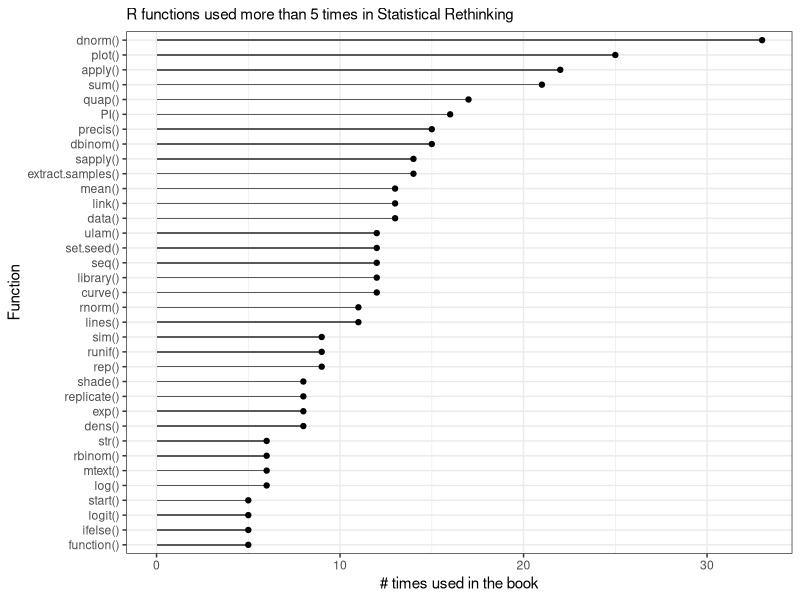

The R source for this figure:
library(tidyverse)

code_tally = read_table("data/code_tally.txt", col_names = F) %>% 
  rename(fun = X1, n = X2) %>% 
  group_by(fun) %>% 
  reframe(n = sum(n)) %>% 
  arrange(-n)

write_csv(code_tally %>% filter(n >= 10) %>% mutate("What does this function do?" = NA), file = "data/code_tally_list.csv")

code_tally_plot = code_tally %>% 
  filter(n >= 5) %>% 
  ggplot(aes(x = n, y = reorder(fun, n))) + 
  geom_bar(stat = "identity", width = 0.1) +
  geom_point() +
  labs(y = "Function", 
       x = "# times used in the book",
       subtitle = "R functions used more than 5 times in Statistical Rethinking") +
  theme_bw()

ggsave(code_tally_plot, file = "plots/code_tally_plot.jpg", width = 6.5, height= 5)
